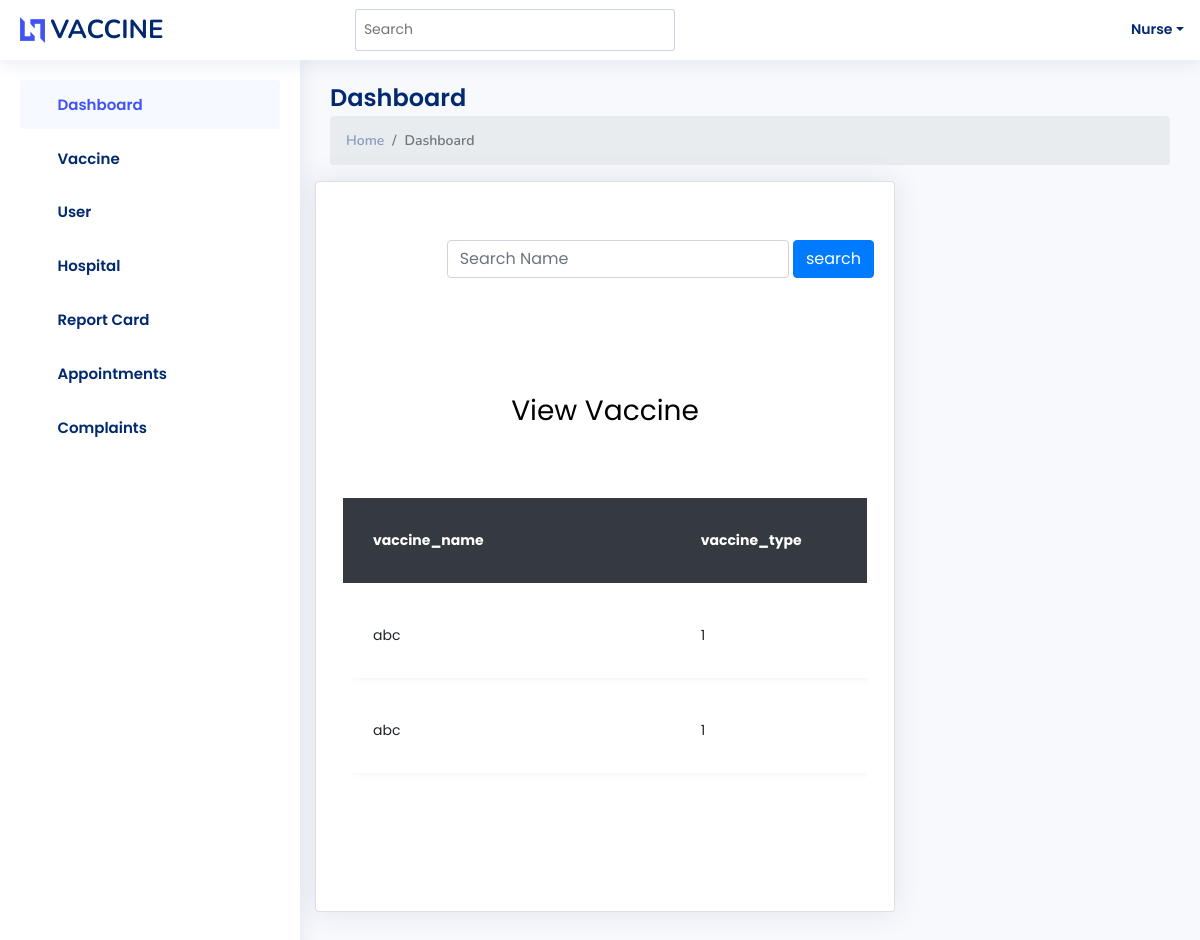
The page /viewvaccines on the database as committed earlier.
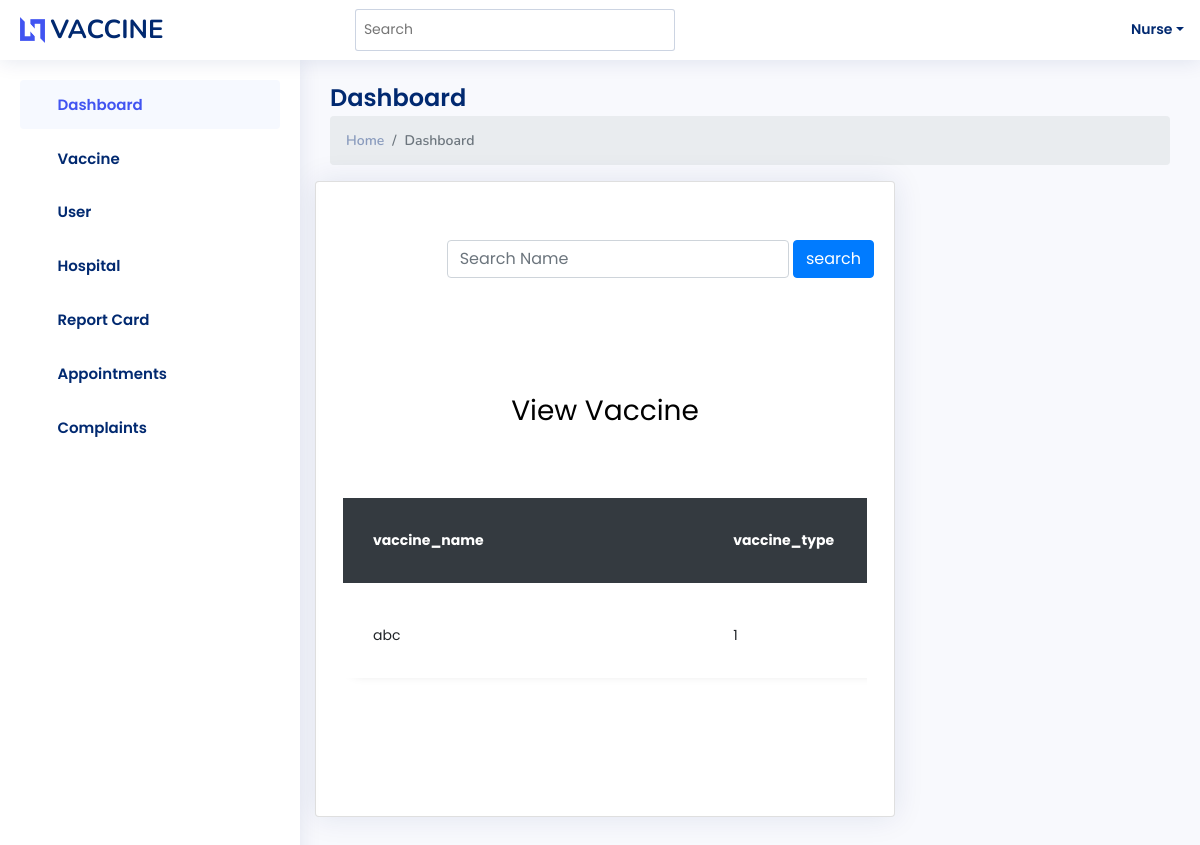
The same page on the database as committed later.
### proapp/models.py (models this page shows, shortened)
class vaccine(models.Model):
    vaccine_name=models.CharField(max_length=50)
    vaccine_type=models.CharField(max_length=50)
    description=models.TextField()
    approvel_status=models.IntegerField(default=0)

### proapp/Nurseviews.py (the view)
def nurse_view_vaccine(request):
    v = vaccine.objects.all()
    nvaccinefilter = NVaccineFilter(request.GET, queryset=v)
    v = nvaccinefilter.qs
    context = {
        'nvaccine': v,
        'nvaccinefilter': nvaccinefilter,
    }
    return render(request, 'nurse_temp/Nurse_View_Vaccine.html', context)

### templates/nurse_temp/Nurse_View_Vaccine.html (shortened to what this page needs)
{% extends 'nurse_temp/Nurse_home.html' %}
{% block content %}
{% load static %}
<html lang="en">
  <head>
	<link rel="stylesheet" href="https://stackpath.bootstrapcdn.com/font-awesome/4.7.0/css/font-awesome.min.css">
	<link rel="stylesheet" href="{% static 'assets_table/css/style.css' %}">
	</head>
	<body>
	<div class="card" ><br><br>
<div class="row">
	<div class="col-md-12">
		<form method="get" class="form-inline" style="float:right">
			<div class="md-form my-0">
				{{nvaccinefilter.form}}
				<button class="btn btn-primary mr-2" type="submit">search</button>
			</div>
		</form>
	</div>
</div>
	<section class="ftco-section">
		<div class="container">
			<div class="row justify-content-center">
				<div class="col-md-6 text-center mb-5">
					<h2 class="heading-section">View Vaccine</h2>
				</div>
			</div>
			<div class="row">
				<div class="col-md-12">
					<div class="table-wrap">
						<table class="table">
						  <thead class="thead-dark">
						    <tr>
						      <th>vaccine_name</th>
						      <th>vaccine_type</th>
						    </tr>
						  </thead>
						  <tbody>
						  {% for i in nvaccinefilter.qs %}
						    <tr class="alert" role="alert">
						      <td>{{i.vaccine_name}}</td>
						      <td>{{i.vaccine_type}}</td>
						    </tr>
						  </tbody>
							{% endfor %}
						</table>
					</div>
				</div>
			</div>
		</div>
	</section>
	</div>
	</body>
</html>
{% endblock %}

Rows that differ between the two databases and show on the page:
removed vaccine: vaccine_name "abc", vaccine_type "1"
